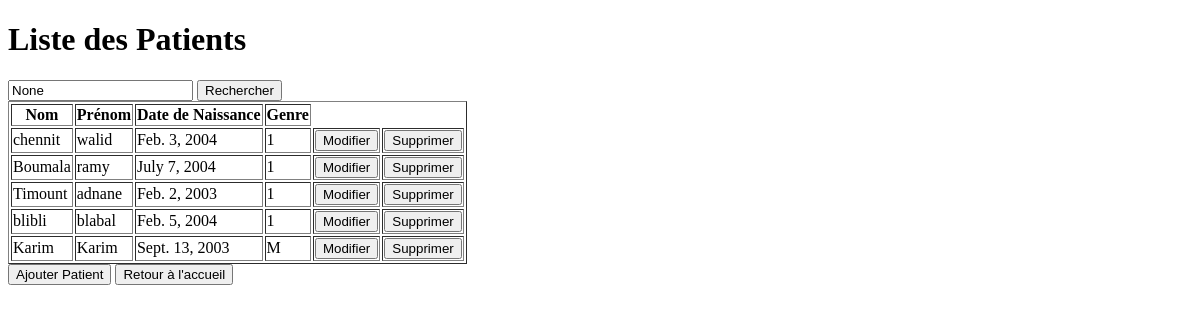
Before: /liste_patients/ with the older database file.
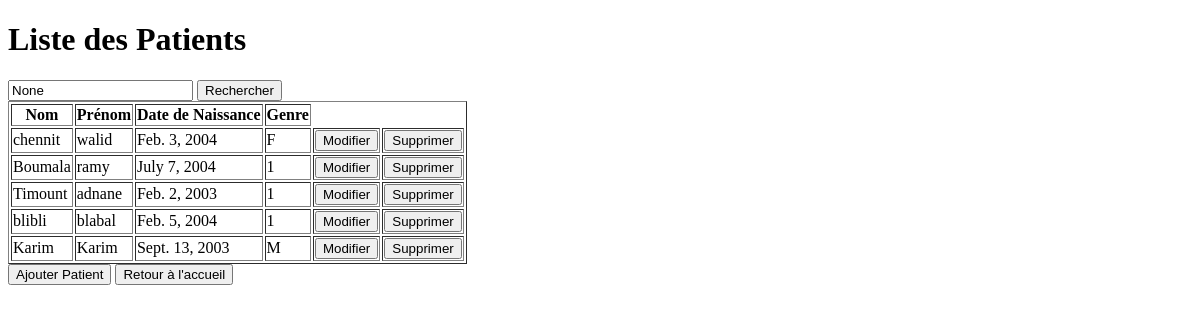
After: the same page with the newer database file.
### app1/models.py (models this page shows, shortened)
class Patient(models.Model) :
    Num_P = models.AutoField(primary_key=True)
    Nom_P = models.CharField(max_length = 50)
    Prenom_P = models.CharField(max_length = 50)
    DateNaissance = models.DateField()
    Telephone_P = models.CharField(max_length = 10, help_text = 'Entrez un numero de telephone valable svp')
    Adresse_P = models.CharField(max_length = 50)
    choix_genre = [
        ('M', 'Masculin'),
        ('F', 'Feminin'),
    ]
    Genre = models.CharField(max_length = 1,choices = choix_genre)

### app1/views.py (the view)
# urls.py: path('liste_patients/',liste_patients, name ='liste_patients'),
def liste_patients(request):
    query = request.GET.get('q')
    patients = Patient.objects.all()
    if query:
        patients = patients.filter(Nom_P__icontains=query)
    return render(request, 'liste_patients.html', {'patients': patients, 'query': query})

### app1/templates/liste_patients.html (shortened to what this page needs)
<!DOCTYPE html>
<html lang="en">
<head>
</head>
<body>
<h1>Liste des Patients</h1>
<form method="get" action="{% url 'liste_patients' %}">
    <input type="text" name="q" placeholder="Recherche par Noms des Patients" value="{{ query }}">
    <button type="submit">Rechercher</button>
</form>
<table border="1">
    <thead>
        <tr>
            <th>Nom</th>
            <th>Prénom</th>
            <th>Date de Naissance</th>
            <th>Genre</th>
        </tr>
    </thead>
    <tbody>
        {% for patient in patients %}
            <tr>
                <td>{{ patient.Nom_P }}</td>
                <td>{{ patient.Prenom_P }}</td>
                <td>{{ patient.DateNaissance }}</td>
                <td>{{ patient.Genre }}</td>
                <td>
                    <a href="{% url 'prefill_patient' pk=patient.Num_P %}"><button>Modifier</button></a>
                </td>
                <td>
                    <a href="{% url 'supprimer_patient' pk=patient.Num_P %}"><button>Supprimer</button></a>
                </td>
            </tr>
        {% endfor %}
    </tbody>
</table>
<a href="{% url 'ajouter_patient' %}"><button>Ajouter Patient</button></a>
<a href="{% url 'Home' %}"><button>Retour à l'accueil</button></a>
</body>
</html>

Changed rows visible on the page:
changed Patient "chennit": Genre "1" → "F"
